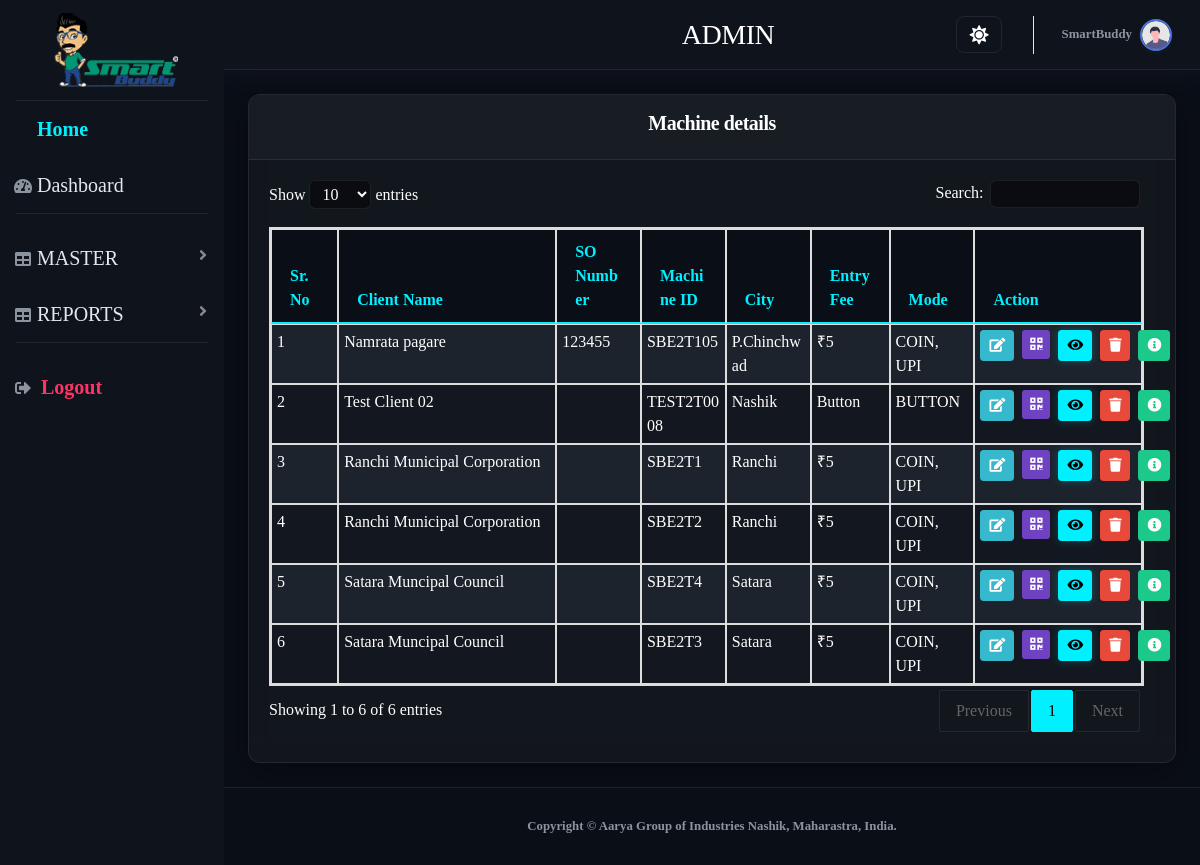
Page /Admin/list_machinedetails.php (signed in) on the committed database.
### tables this page shows
CREATE TABLE `machines` (
  `id` int NOT NULL,
  `machine_id` varchar(20) DEFAULT NULL,
  `client_name` varchar(30) DEFAULT NULL,
  `state` varchar(30) DEFAULT NULL,
  `district` varchar(50) DEFAULT NULL,
  `city` varchar(30) DEFAULT NULL,
  `address` text,
  `inst_address` text,
  `project_name` varchar(30) DEFAULT NULL,
  `po_date` date DEFAULT NULL,
  `dispatch_date` date DEFAULT NULL,
  `installation_date` date DEFAULT NULL,
  `qr_code` blob,
  `status` varchar(15) DEFAULT NULL,
  `wall_clean` varchar(10) DEFAULT NULL,
  `seats` int DEFAULT NULL,
  `flush_time` int DEFAULT NULL,
  `floor_time` int DEFAULT NULL,
  `wall_time` int DEFAULT NULL,
  `uses_amt` int DEFAULT NULL,
  `mode` varchar(30) DEFAULT NULL,
  `free` varchar(3) DEFAULT NULL,
  `coin` varchar(3) DEFAULT NULL,
  `upi` varchar(3) DEFAULT NULL,
  `smart_card` varchar(3) DEFAULT NULL,
  `digital_token` varchar(3) DEFAULT NULL,
  `machine_code` varchar(15) DEFAULT NULL,
  `m_desc` text,
  `created` timestamp NULL DEFAULT CURRENT_TIMESTAMP,
  `cretedby` varchar(30) DEFAULT NULL,
  `updatedon` timestamp NULL DEFAULT CURRENT_TIMESTAMP ON UPDATE CURRENT_TIMESTAMP,
  `updatedby` varchar(30) DEFAULT NULL
);

CREATE TABLE `projects` (
  `id` int NOT NULL,
  `project_name` varchar(50) DEFAULT NULL,
  `client_name` text,
  `project_starts` date DEFAULT NULL,
  `project_end` date DEFAULT NULL,
  `work_ord_no` varchar(50) DEFAULT NULL,
  `sale_ord_no` varchar(50) DEFAULT NULL,
  `project_status` varchar(20) DEFAULT NULL,
  `state` varchar(30) DEFAULT NULL,
  `remark` text,
  `created` timestamp NULL DEFAULT CURRENT_TIMESTAMP
);

### Admin/list_machinedetails.php (the view, shortened to what this page needs)
<?php
require_once('include/header.php');
require_once('include/config.php');
require_once('include/navbar.php');
?>
<head>
</head>
    <div id="content-wrapper" class="d-flex flex-column">
        <div id="content">
            <div class="container-fluid">
                <div class="card shadow mb-4">
                    <div class="card-header py-3">
                        <h5 class="text-center"><b>Machine details</b></h5>
                    </div>
    <div class="card-body">
        <div class="table-responsive">
        <?php
      $sql = "
SELECT m.*, p.sale_ord_no
FROM machines m
LEFT JOIN projects p ON m.project_name = p.project_name
WHERE m.client_name IS NOT NULL AND TRIM(m.client_name) <> ''
";
$result = mysqli_query($conn, $sql);
        if ($result) {
           echo "<table class='table table-bordered' id='userTable'
        cellspacing='0'
        style='border:2px solid #ddd; width:100%;'>";
echo "
<thead style='background:#dbe5ec; border:1px solid #ddd;'>
    <tr>
        <th style='border:1px solid #ddd; width:7%;'>Sr. No</th>
        <th style='border:1px solid #ddd; width:20%;'>Client Name</th>
        <th style='border:1px solid #ddd; width:10%;'>SO Number</th>
        <th style='border:1px solid #ddd; width:10%;'>Machine ID</th>
        <th style='border:1px solid #ddd; width:10%;'>City</th>
        <th style='border:1px solid #ddd; width:9%;'>Entry Fee</th>
        <th style='border:1px solid #ddd; width:10%;'>Mode</th>
        <th style='border:1px solid #ddd; width:24%; white-space:nowrap;'>Action</th>
    </tr>
</thead>
<tbody>";
            $srNo = 1;
            while ($row = mysqli_fetch_assoc($result)) {
                $id = $row['id'];
                $machine_id = $row['machine_id'];
              $client_name   = $row['client_name'];
               $sale_ord_no = $row['sale_ord_no'];
              $city   = $row['city'];
              $uses_amt   = $row['uses_amt'];
        $modes = [];
        if ($row['free'] === 'Yes') {
            $modes[] = 'BUTTON';
        }
        if ($row['coin'] === 'Yes') {
            $modes[] = 'COIN';
        }
        if ($row['upi'] === 'Yes') {
            $modes[] = 'UPI';
        }
        $modeText = implode(', ', $modes);
if ($row['free'] === 'Yes') {
    $entryFeeText = 'Button';
} else {
    $entryFeeText = '₹' . $uses_amt;
}
                echo "<tr>
                        <td>$srNo</td>
                        <td>$client_name</td>
                        <td>$sale_ord_no</td>
                        <td>$machine_id</td>
                        <td>$city</td>
                        <td>$entryFeeText</td>
                        <td>$modeText</td>
                        <td>
    <div style='display:flex; gap:8px;'>
        <a href='#' class='btn btn-sm btn-info edit-employee'
           data-toggle='modal' data-target='#employeeModal'
           data-updateid='$id' title='Update'>
            <i class='fas fa-edit'></i>
        </a>
        <form action='qr_machine.php' method='POST' style='display:inline;'>
            <input type='hidden' name='id' value='$id'>
            <input type='hidden' name='machineid' value='$machine_id'>
            <input type='hidden' name='amt' value='$uses_amt'>
            <button type='submit' class='btn btn-dark btn-sm'
                    style='background-color:#6f42c1; border:none;'
                    title='Show Barcode'>
                <i class='fas fa-qrcode'></i>
            </button>
        </form>
        <a href='#' class='btn btn-sm btn-primary view-employee'
           data-toggle='modal' data-target='#employeeModal'
           data-id='$id' title='View'>
            <i class='fas fa-eye'></i>
        </a>
        <a href='delete_machine.php?deleteid=$id'
           class='btn btn-sm btn-danger' title='Delete'
           onclick=\"return confirm('Are you sure, you want to delete?')\">
            <i class='fas fa-trash'></i>
        </a>
        <a href='machine_status.php?machine_id=$machine_id'
           class='btn btn-sm btn-success' title='Current Status'>
            <i class='fas fa-info-circle'></i>
        </a>
    </div>
</td>
                    </tr>";
                $srNo++;
            }
            echo "</tbody></table>";
        }
        ?>
        </div>
    </div>
</div>
</div>
</div>
</div>
<?php include('include/footer.php');?>

### Admin/include/header.php (shortened to what this page needs)
<!DOCTYPE html>
<html lang="en">
<head>
    <link href="vendor/fontawesome-free/css/all.min.css" rel="stylesheet" type="text/css">
    <link href="css/sb-admin-2.min.css" rel="stylesheet">
    <link href="css/jquery.dataTables.min.css" rel="stylesheet">
    <link href="css/custom.css" rel="stylesheet">
    <link href="css/theme.css?v=<?= time() ?>" rel="stylesheet">
    <link href="../assets/css/premium-industrial.css?v=<?= time() ?>" rel="stylesheet">
</head>
<body id="page-top">
    <div id="wrapper">

### Admin/include/navbar.php (shortened to what this page needs)
<ul class="navbar-nav sidebar sidebar-dark accordion" id="accordionSidebar">
    <a class="sidebar-brand d-flex align-items-center justify-content-center" href="dashboard.php" style="height: 100px;">
        <div class="sidebar-brand-text mx-3">
            <img src="../smartbuddy.png" style="max-height: 80px; max-width: 100%; border-radius: 8px;">
        </div>
    </a>
    <hr class="sidebar-divider my-0">
    <li class="nav-item active">
        <a class="nav-link" href="home.php"> <i class="fas fa-fw fa-home-alt"></i><span>Home</span></a>
    </li>
    <li class="nav-item">
        <a class="nav-link" href="dashboard.php"> <i class="fas fa-fw fa-tachometer-alt"></i><span>Dashboard</span></a>
    </li>
    <hr class="sidebar-divider">
    <li class="nav-item">
        <a class="nav-link collapsed" href="#" data-toggle="collapse" data-target="#collapseOne"
            aria-expanded="true" aria-controls="collapseOne"> <i class="fas fa-fw fa-table"></i><span>MASTER</span></a>
    </li>
    <li class="nav-item">
        <a class="nav-link collapsed" href="#" data-toggle="collapse" data-target="#collapseTwo"
            aria-expanded="true" aria-controls="collapseTwo"> <i class="fas fa-fw fa-table"></i><span>REPORTS</span></a>
    </li>
    <hr class="sidebar-divider">
    <li class="nav-item">
        <a class="nav-link" href="#" data-toggle="modal" data-target="#logoutModal">
            <i class="fas fa-fw fa-sign-out-alt" style="color: var(--danger);"></i>
            <span style="color: var(--danger); font-weight: bold;">Logout</span>
        </a>
    </li>
</ul>
<div id="content-wrapper" class="d-flex flex-column">
    <div id="content">
        <nav class="navbar navbar-expand topbar mb-4 static-top shadow">
            <h3 class="position-absolute w-100 text-center m-0" style="pointer-events: none;">ADMIN</h3>
            <ul class="navbar-nav ml-auto">
                <li class="nav-item d-flex align-items-center">
                    <button type="button" id="my-new-theme-btn" class="theme-toggle-btn" title="Toggle Theme" onclick="toggleThemeNow()">
                        <i id="my-new-theme-icon" class="fas fa-sun"></i>
                    </button>
                </li>
                <li class="nav-item dropdown no-arrow">
                    <a class="nav-link dropdown-toggle" href="#" id="userDropdown" role="button"
                        data-toggle="dropdown" aria-haspopup="true" aria-expanded="false">
                        <span class="mr-2 d-none d-lg-inline text-gray-600 small" style="font-weight: 600;">
                            <?= htmlspecialchars($_SESSION['name'] ?? 'User') ?>
                        </span>
                        <img class="img-profile rounded-circle shadow-sm"
                            src="img/undraw_profile.svg" style="border: 2px solid var(--primary);">
                    </a>
                </li>
            </ul>
        </nav>

### Admin/include/footer.php
            <footer class="sticky-footer bg-white">
                <div class="container my-auto">
                    <div class="copyright text-center my-auto">
                        <span><b>Copyright &copy; Aarya Group of Industries Nashik, Maharastra, India.</b></span>
                    </div>
                </div>
            </footer>
        </div>
        </div>
</body>
</html>

### Admin/css/theme.css (style rules this page uses)
:root { --bg-main: #f8f9fc; --bg-card: #ffffff; --text-main: #5a5c69; --text-muted: #858796; --border-color: #e3e6f0; --sidebar-bg: #ffffff; --sidebar-text: #5a5c69; --topbar-bg: #ffffff; --primary-color: #4e73df; --primary-hover: #2e59d9; --card-shadow: 0 .15rem 1.75rem 0 rgba(58,59,69,.15); --input-bg: #ffffff; --input-border: #d1d3e2; }
[data-theme="dark"] { --bg-main: #131722; --bg-card: #1e2638; --text-main: #e2e8f0; --text-muted: #94a3b8; --border-color: #2d3748; --sidebar-bg: #0f131c; --sidebar-text: #e2e8f0; --topbar-bg: #0f131c; --primary-color: #20c997; --primary-hover: #17a589; --card-shadow: 0 8px 16px rgba(0, 0, 0, 0.4); --input-bg: #131722; --input-border: #2d3748; }
body { background-color: var(--bg-main) !important; color: var(--text-main) !important; transition: background-color 0.3s ease, color 0.3s ease; }
#wrapper #content-wrapper { background-color: var(--bg-main) !important; }
.card { background-color: var(--bg-card) !important; border: 1px solid var(--border-color) !important; box-shadow: var(--card-shadow) !important; border-radius: 12px !important; }
.card-header { background-color: var(--bg-card) !important; border-bottom: 1px solid var(--border-color) !important; color: var(--text-main) !important; border-top-left-radius: 12px !important; border-top-right-radius: 12px !important; }
.sidebar { background-color: var(--sidebar-bg) !important; background-image: none !important; }
.sidebar .nav-item .nav-link { color: var(--sidebar-text) !important; }
.sidebar .nav-item .nav-link i { color: var(--text-muted) !important; }
.sidebar .nav-item.active .nav-link { color: var(--primary-color) !important; }
.sidebar-divider { border-top: 1px solid var(--border-color) !important; }
.topbar { background-color: var(--topbar-bg) !important; border-bottom: 1px solid var(--border-color) !important; }
.topbar .nav-item .nav-link { color: var(--text-main) !important; }
h1, h2, h3, h4, h5, h6, .text-gray-800 { color: var(--text-main) !important; }
.text-gray-600 { color: var(--text-muted) !important; }
table.dataTable, table { color: var(--text-main) !important; }
.table td, .table th { border-top: 1px solid var(--border-color) !important; }
.table thead th { border-bottom: 2px solid var(--border-color) !important; }
.theme-toggle-btn { background: transparent; border: none; color: var(--text-muted); font-size: 1.2rem; cursor: pointer; transition: color 0.3s ease; padding: 0 15px; display: flex; align-items: center; }
.btn-primary { background-color: var(--primary-color) !important; border-color: var(--primary-color) !important; color: #fff !important; }
html[data-theme="dark"] .table { color: var(--text-main) !important; }
html[data-theme="dark"] .table th, html[data-theme="dark"] .table td { color: var(--text-main) !important; border-color: var(--border-color) !important; }
html[data-theme="dark"] table.dataTable tbody tr { background-color: var(--bg-card) !important; }

### Admin/list_machinedetails.php (style rules this page uses)
#userTable { border: 2px solid #ddd !important; }
#userTable th, #userTable td { border: 1px solid #ddd !important; }
#userTable tbody tr:nth-child(odd) { background: #fbdede !important; }
#userTable th:nth-child(2), #userTable td:nth-child(2) { width: 180px !important; }
@media screen and (min-width: 769px) { .table-responsive, .dataTables_wrapper { overflow-x: visible !important; } }
@media screen and (min-width: 769px) { #userTable { min-width: 100%; table-layout: fixed; } }
@media screen and (min-width: 769px) { #userTable th, #userTable td { white-space: normal; } }

### rows in the picture
machines: client_name "Namrata pagare", projects.sale_ord_no "123455", machine "SBE2T105", city "P.Chinchwad", uses_amt "₹5", modeText "COIN, UPI"
machines: client_name "Test Client 02", machine "TEST2T0008", city "Nashik", free "Button", modeText "BUTTON"
machines: client_name "Ranchi Municipal Corporation", machine "SBE2T1", city "Ranchi", uses_amt "₹5", modeText "COIN, UPI"
machines: client_name "Ranchi Municipal Corporation", machine "SBE2T2", city "Ranchi", uses_amt "₹5", modeText "COIN, UPI"
machines: client_name "Satara Muncipal Council", machine "SBE2T4", city "Satara", uses_amt "₹5", modeText "COIN, UPI"
machines: client_name "Satara Muncipal Council", machine "SBE2T3", city "Satara", uses_amt "₹5", modeText "COIN, UPI"

### other values in the picture
$_SESSION['name'] "SmartBuddy"
